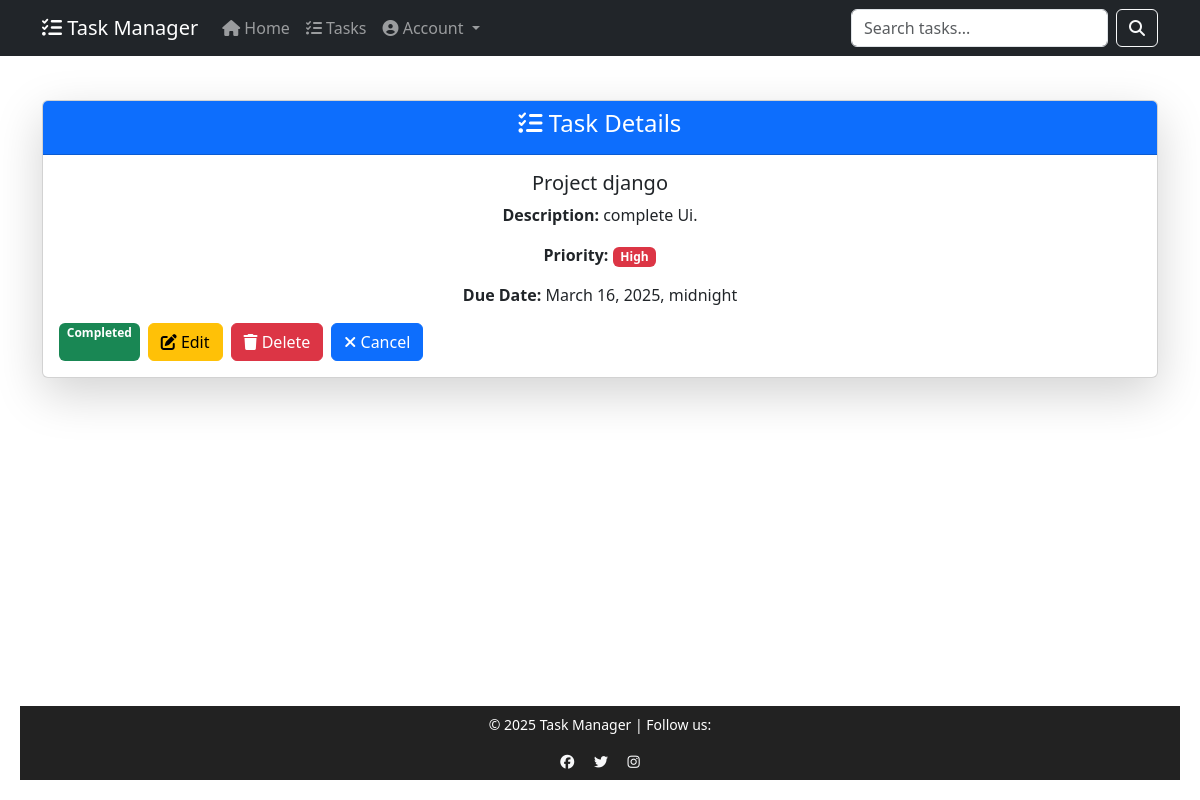
The app's page /taskmanager/details/7 (signed in) with its own data.
### taskmanager/models.py (models this page shows, shortened)
class Taskmodel(models.Model):
    task_name = models.CharField(max_length=50)
    task_description = models.TextField(max_length=100)
    created_date = models.DateTimeField(auto_now_add=True)
    due_date=models.DateTimeField()
    priority_level = [
         ('Low', 'Low'),
        ('Medium', 'Medium'),
        ('High', 'High'),
    ]
    priority = models.CharField(max_length=20,choices=priority_level)
    point = models.IntegerField(default=0)
    status = models.BooleanField(default=False)
    user = models.ForeignKey(User,on_delete=models.CASCADE)

### taskmanager/views.py (the view)
# urls.py: path("taskmanager/details/<int:pk>",TaskDetailView.as_view(),name="details"),
@method_decorator(decorator=is_user,name="dispatch")
@method_decorator(is_login, name='dispatch')
class TaskDetailView(View):
    def  get(self,request,**kwargs):
        id =kwargs.get("pk")
        data =Taskmodel.objects.get(id=id)
        return render(request,"details.html",{"data":data})

### taskmanager/views.py (called while the page is built)
def is_login(fn):
    def wrapper(request, *args, **kwargs):  # Accept extra args
        if not request.user.is_authenticated:
            return redirect("login")
        return fn(request, *args, **kwargs)  # Pass args to view
    return wrapper

def is_user(fn):
    def wrapper(request, *args, **kwargs):  # Accept extra args
        id = kwargs.get("pk")
        data = Taskmodel.objects.get(id=id)
        if data.user == request.user:
            return fn(request, *args, **kwargs)  # Pass args to view
        return redirect("login")
    return wrapper

### taskmanager/templates/details.html
{% extends "base.html" %}
{% block content %}
<div class="container mt-4">
    <div class="card shadow-lg">
        <div class="card-header bg-primary text-white">
            <h4><i class="fas fa-tasks"></i> Task Details</h4>
        </div>
        <div class="card-body">
            <h5 class="card-title">{{data.task_name}}</h5>
            <p class="card-text"><strong>Description:</strong> {{data.task_description}}.</p>
            <p><strong>Priority:</strong> <span class="badge bg-danger">{{data.priority}}</span></p>
            <p><strong>Due Date:</strong> {{data.due_date}}</p>
            <div class="d-flex gap-2">
                {% if i.status == False %}
                    <td>
                        <a href="{% url 'complete' pk=data.id %}" class="btn btn-success"><i class="fas fa-check"></i> Mark as Completed</a>
                    </td>
                {% else %}
                    <td><span class="badge bg-success">Completed</span></td>
                {% endif %}
                <a href="{% url 'update' pk=data.id %}" class="btn btn-warning"><i class="fas fa-edit"></i> Edit</a>
                <a href="{% url 'delete' pk=data.id %}" class="btn btn-danger"><i class="fas fa-trash"></i> Delete</a>
                <a href="{% url 'all_task'%}" class="btn btn-primary"><i class="fas fa-xmark"></i> Cancel</a>
            </div>
        </div>
    </div>
    {% endblock %}

### taskmanager/templates/base.html (style rules this page uses)
html, body { height: 100%; display: flex; flex-direction: column; }

### records on screen
Taskmodel: task_name "Project django", task_description "complete Ui", priority "High", due_date "March 16, 2025, midnight"
